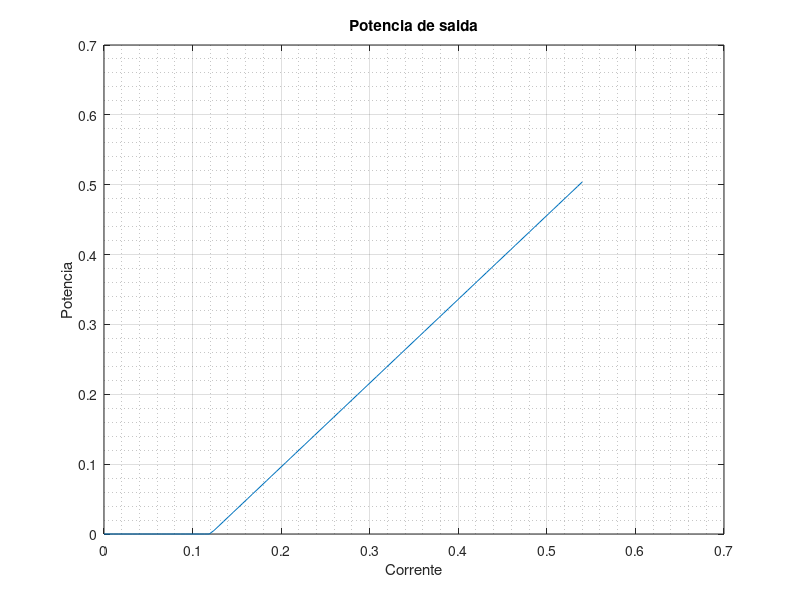
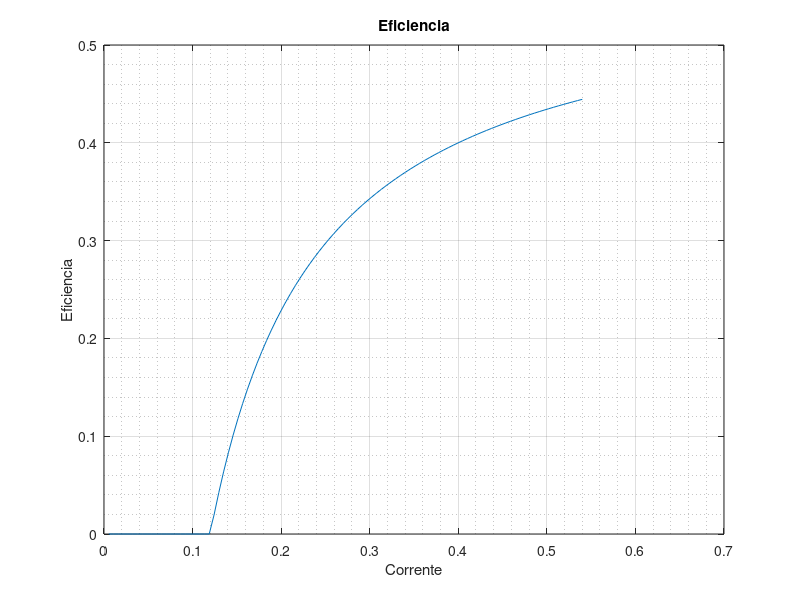

Reproduce these figures in MATLAB, in order.
clear;
clc;

i_max = 0.54;
i_th = 0.12;
v = 2.1;
i_se = 1.2;

n = 100;

i = 0:i_max/n:i_max;
i_drive = i - i_th;
i_drive(i_drive<0) = 0;
p = i_drive*i_se;
e = p./(i*v);

figure(1);
plot(i, p);
title("Potencia de saida");
grid;
grid minor;
xlabel('Corrente')
ylabel('Potencia')

figure(2);
plot(i, e);
title("Eficiencia");
grid;
grid minor;
xlabel('Corrente')
ylabel('Eficiencia')